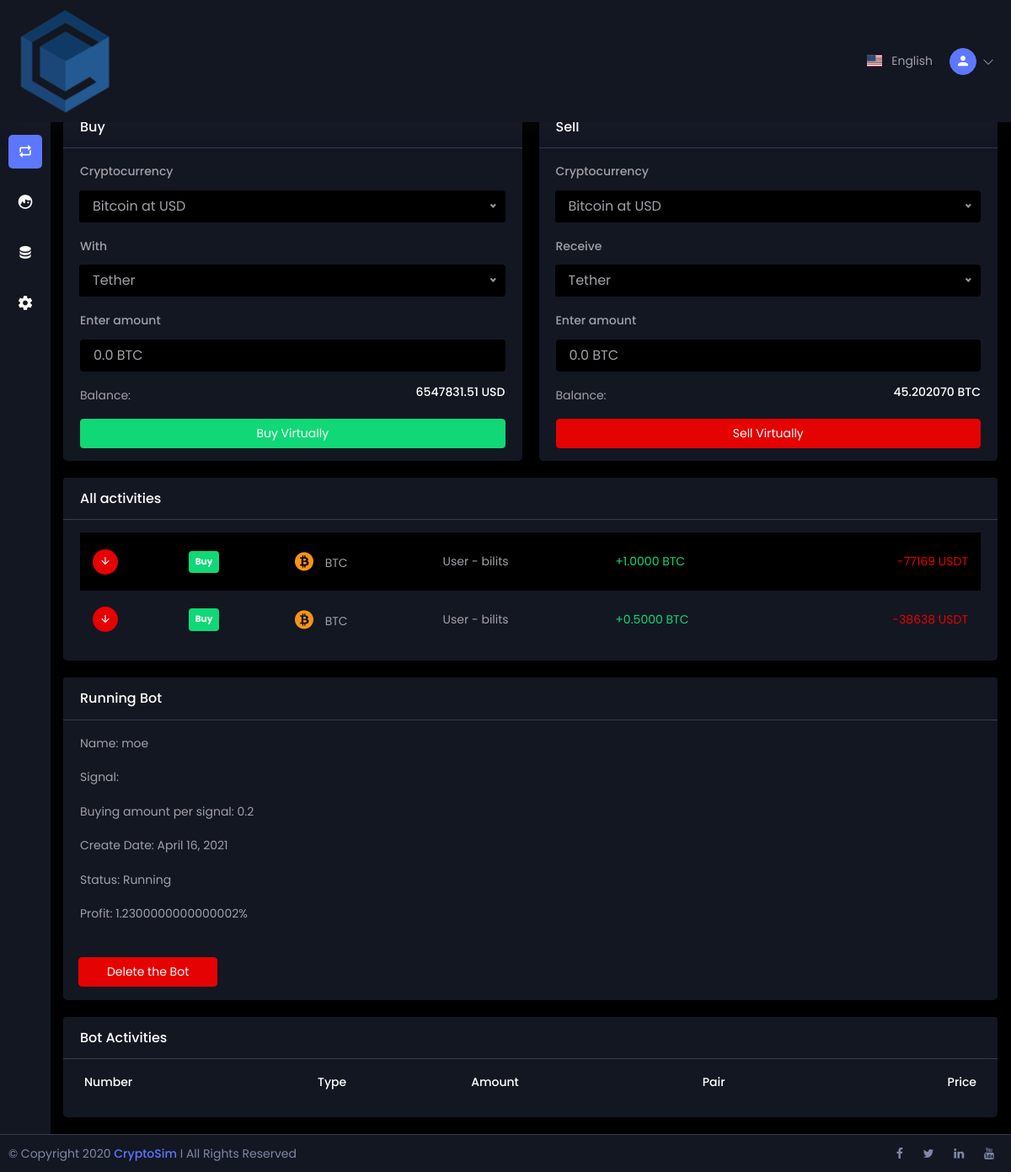
Page /dashboard/account/exchange (signed in) on the committed database.
### home/models.py (models this page shows, shortened)
class Wallet(models.Model):
    profile = models.OneToOneField('Profile', on_delete=models.CASCADE, null=True)
    balance = models.FloatField(null=True, default=0)
    tether = models.FloatField(null=True, default=0)
    bitcoin = models.FloatField(null=True, default=0)
    ethereum = models.FloatField(null=True, default=0)
    ripple = models.FloatField(null=True, default=0)
    botname = models.CharField(max_length=100, blank=True)
    botamount = models.FloatField(null=True, default=0)
    botsignal = models.CharField(max_length=100, blank=True)
    botdate = models.DateField(null=True, blank=True)
    botbenefit = models.FloatField(null=True, default=0)
    botstatus = models.BooleanField(default=False)
    def save(self, *args, **kwargs):
        self.tether = round(self.tether, 2)
        super(Wallet, self).save(*args, **kwargs)
    def __str__(self):
        return str(self.profile)
    def get_balance(self):
        return self.tether
    def get_total(self):
        total = (get_btc()['price'] * self.bitcoin) + self.tether
        return total

class Profile(models.Model):
    user = models.OneToOneField(User, on_delete=models.CASCADE)
    first_name = models.CharField(max_length=100, blank=True)
    last_name = models.CharField(max_length=100, blank=True)
    email = models.EmailField(max_length=150)
    postal_code = models.CharField(max_length=100, blank=True)
    address = models.CharField(max_length=120, blank=True)
    city = models.CharField(max_length=100, blank=True)
    country = models.CharField(max_length=100, blank=True)
    dob = models.DateField(blank=True, null=True)
    beginner = models.BooleanField(default=False)
    professional = models.BooleanField(default=False)
    signup_confirmation = models.BooleanField(default=False)
    def __str__(self):
        return self.user.username

class Transaction(models.Model):
    wallet = models.ForeignKey(Wallet, on_delete=models.CASCADE)
    typeOF = models.BooleanField(default=False)
    coin = models.CharField(max_length=100, blank=True)
    amount = models.FloatField(null=True, default=0)
    amountusd = models.FloatField(null=True, default=0)

### home/views.py (the view, shortened to what this page needs)
# urls.py: path("dashboard/account/exchange", views.account_exchange, name="account_exchange"),
@login_required
def account_exchange(request):
    profile = get_user(request)
    amount = 0.0
    alarm = ""
    context = {}
    x = Transaction.objects.filter(wallet = Wallet.objects.get(id = request.user.id)).count()
    y = Transaction.objects.filter(wallet = Wallet.objects.get(id = request.user.id))
    final = []
    for i in range(0,x):
        final.append({
            'amount': y[i].amount,
            'types': 'Buy' if y[i].typeOF == True else 'Sell',
            'color': 'success' if y[i].typeOF == True else 'danger',
            'usd': y[i].amountusd
            })
    profile.wallet.botbenefit += round(random()/3, 2)
    profile.save()
    context = {
        'price' : get_btc()['price'],
        'balance' : get_balance(request),
        'total' : get_total(request),
        'btc' : get_user(request).wallet.bitcoin,
        'botname' : get_user(request).wallet.botname,
        'botamount' : get_user(request).wallet.botamount,
        'botsignal' : get_user(request).wallet.botsignal,
        'botdate' : get_user(request).wallet.botdate,
        'botbenefit' : get_user(request).wallet.botbenefit,
        'botstatus' : get_user(request).wallet.botstatus,
        'amount' : amount,
        'coin': 'BTC' '' if get_transaction(request) == False else get_transaction(request).coin,
        'user': get_user(request).wallet,
        'range': range(x),
        'object': final,
        'userp': Profile.objects.get(id = request.user.id).professional
    }
    return render(request, 'exchange.html', context)

### templates/exchange.html (shortened to what this page needs)
{% load static %}
<!DOCTYPE html>
<html lang="en">
{% include "components/dashboard-head.html" %}
<body>
    <div id="main-wrapper">
        {% include "components/dashboard-topnav.html" %}
    </div>
    {% include "components/dashbaord-sidebar.html" %}
    <div class="page-title dashboard">
        <div class="container">
            <div class="row">
                <div class="col-6">
                    <div class="page-title-content">
                        <p>Welcome Back,
                        </p>
                    </div>
                </div>
                <div class="col-6">
                    <ul class="text-right breadcrumbs list-unstyle">
                        <li><a href="{% url 'home:setting'%}">Settings </a></li>
                        <li class="active"><a href="#">Security</a></li>
                    </ul>
                </div>
            </div>
        </div>
    </div>
    <div class="content-body">
        <div class="container">
            <div class="row">
                <div class="col-xl-6 col-lg-6 col-md-6">
                    <div class="card">
                        <div class="card-header">
                            <h4 class="card-title">Buy</h4>
                        </div>
                        <div class="card-body">
                            <div class="buy-sell-widget">
                                <form method="post" name="myform" class="currency_validate" id="buying">
                                    <div class="form-group">
                                        <label class="mr-sm-2">Cryptocurrency</label>
                                        <div class="input-group mb-3">
                                        </div>
                                    </div>
                                    <div class="form-group">
                                        <label class="mr-sm-2">With</label>
                                        <div class="input-group mb-3">
                                        </div>
                                    </div>
                                    <div class="form-group">
                                        <label class="mr-sm-2">Enter amount</label>
                                        <div class="input-group">
                                            <input type="text" name="btc-amount" id="amount" class="form-control"
                                                placeholder="{{amount}} BTC">
                                        </div>
                                        <div class="d-flex justify-content-between mt-3">
                                            <p class="mb-0">Balance:</p>
                                            <h6 class="mb-0" id="remaining">{{balance|floatformat:2}} USD</h6>
                                        </div>
                                    </div>
                                    <button type="submit" name="submit" class="btn btn-success btn-block">Buy
                                        Virtually</button>
                                </form>
                            </div>
                        </div>
                    </div>
                </div>
                <div class="col-xl-6 col-lg-6 col-md-6">
                    <div class="card">
                        <div class="card-header">
                            <h4 class="card-title">Sell</h4>
                        </div>
                        <div class="card-body">
                            <div class="buy-sell-widget">
                                <form method="post" name="myform" class="currency_validate" id="selling">
                                    <div class="form-group">
                                        <label class="mr-sm-2">Cryptocurrency</label>
                                        <div class="input-group mb-3">
                                        </div>
                                    </div>
                                    <div class="form-group">
                                        <label class="mr-sm-2">Receive</label>
                                        <div class="input-group mb-3">
                                        </div>
                                    </div>
                                    <div class="form-group">
                                        <label class="mr-sm-2">Enter amount</label>
                                        <div class="input-group">
                                            <input required type="text" name="btc-amount-sell" id="amount_sell"
                                                class="form-control" placeholder="{{amount}} BTC">
                                        </div>
                                        <div class="d-flex justify-content-between mt-3">
                                            <p class="mb-0">Balance:</p>
                                            <h6 class="mb-0" id="remaining-btc">{{btc|floatformat:6}} BTC</h6>
                                        </div>
                                    </div>
                                    <button type="submit" name="submit" class="btn btn-danger btn-block">Sell
                                        Virtually</button>
                                </form>
                            </div>
                        </div>
                    </div>
                </div>
                <div class="col-xl-12">
                    <div class="card">
                        <div class="card-header">
                            <h4 class="card-title">All activities</h4>
                        </div>
                        <div class="card-body">
                            <div class="transaction-table">
                                <div class="table-responsive">
                                    <table class="table table-striped mb-0 table-responsive-sm" id="activitytable">
                                        <tbody>
                                            {% if range %}
                                            {% for i in object %}
                                            <tr>
                                                <td><span class="sold-thumb"><i class="mdi mdi-arrow-down"></i></span>
                                                </td>
                                                <td>
                                                    <span class="badge badge-{{i.color}} p-2">
                                                        {{i.types}}
                                                    </span>
                                                </td>
                                                <td>
                                                    <i class="cc {{coin}}"></i> {{coin}}
                                                </td>
                                                <td>
                                                    User - {{user}}
                                                </td>
                                                <td class="text-{{i.color}}">
                                                    {% if i.types == 'Buy' %}
                                                    <span class="text-success" id="buyhere">
                                                        +{{i.amount|floatformat:4}} BTC
                                                    </span>
                                                    {% else %}
                                                    <span class="text-danger">
                                                        -{{i.amount|floatformat:4}} BTC
                                                    </span>
                                                    {% endif %}
                                                </td>
                                                <td>
                                                    {% if i.types == 'Buy' %}
                                                    <span class="text-danger">
                                                        -{{i.usd|floatformat}} USDT
                                                    </span>
                                                    {% else %}
                                                    <span class="text-success">
                                                        +{{i.usd|floatformat}} USDT
                                                    </span>
                                                    {% endif %}
                                                </td>
                                            </tr>
                                            {% endfor %}
                                            {% endif %}
                                        </tbody>
                                    </table>
                                </div>
                            </div>
                        </div>
                    </div>
                </div>
                {% if userp %}
                {% if botname %}
                <div class="col-xl-12">
                    <div class="card">
                        <div class="card-header">
                            <h4 class="card-title">Running Bot</h4>
                        </div>
                        <div class="card-body">
                            <p>Name: {{botname}}</p>
                            <p>Signal: {{botsignal}}</p>
                            <p>Buying amount per signal: {{botamount}}</p>
                            <p>Create Date: {{botdate}}</p>
                            <p>Status: {% if botstatus %} Running {% else %} Paused {% endif %}</p>
                            <p>Profit: {{botbenefit}}%</p>
                        </div>
                        <form method="post" name="startbot" class="botform" id="botform">
                            <div class="form-group">
                                <div class="row mt-2 ml-2">
                                    <div class="col-2">
                                        {% if botstatus %}
                                        <button type="submit" name="deletebot" class="btn btn-danger btn-block">Delete the Bot</button>
                                        {% else %}
                                        <button type="submit" name="startbot" class="btn btn-success btn-block">Start
                                            the Bot</button>
                                        {% endif %}
                                    </div>
                                </div>
                            </div>
                        </form>
                    </div>
                </div>
                {% if botstatus %}
                <div class="col-xl-12">
                    <div class="card">
                        <div class="card-header">
                            <h4 class="card-title">Bot Activities</h4>
                        </div>
                        <div class="card-body">
                            <div class="transaction-table">
                                <div class="table-responsive">
                                    <table class="table table-striped mb-0 table-responsive-sm" id="signaltable">
                                        <thead>
                                            <tr>
                                                <th scope="col">Number</th>
                                                <th scope="col">Type</th>
                                                <th scope="col">Amount</th>
                                                <th scope="col">Pair</th>
                                                <th scope="col">Price</th>
                                            </tr>
                                        </thead>
                                    </table>
                                </div>
                            </div>
                        </div>
                    </div>
                </div>
                {% endif %}
                {% endif %}
                {%endif%}
                {% include "components/dashboard-footer.html" %}
</body>
</html>

### rows in the picture
Wallet: tether "6547831.51", bitcoin "45.202070", object "bilits" "bilits", botname "moe", botamount "0.2", botdate "April 16, 2021", botbenefit "1.2300000000000002"
Transaction: amount "1.0000", usd "77169"
Transaction: amount "0.5000", usd "38638"

### other values in the picture
{{ i.types }} "Buy" "Buy"
{{ coin }} "BTC" "BTC"
